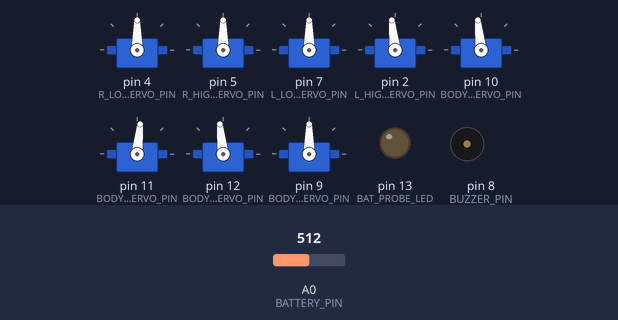
A sketch run on a simulated Arduino Uno, built with avr-gcc and run on an emulated ATmega328P. Shown: 8 × servo, output pins drawn as LEDs (lit = HIGH), buzzer (waves = sounding). The test bench sets the inputs (shaded band); at power-on: A0 (BATTERY_PIN) = 512. The ROS host is connected and sends only what is stated.

Above: at 2.15 s.
At 2.5 s:
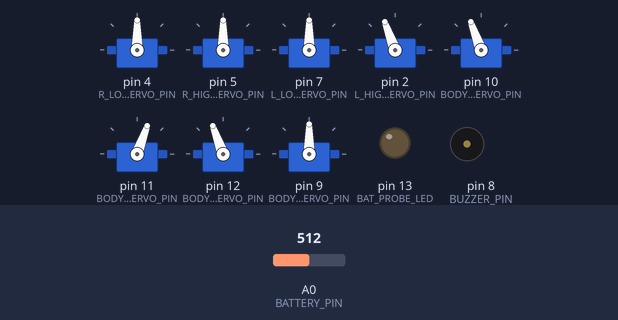
At 10.1 s:
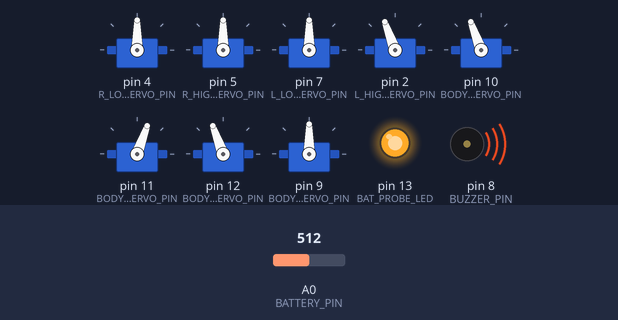
At 31.1 s:
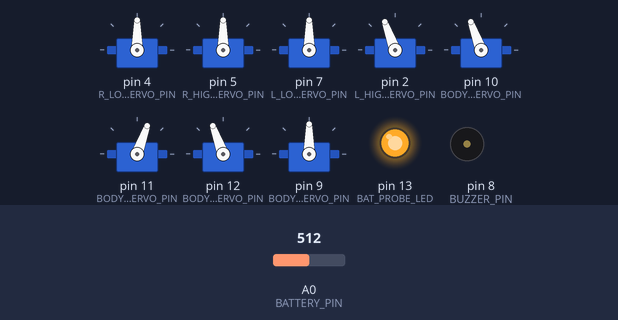
Timing chart, 0 to 32.6 s (numbered marks = the images above):
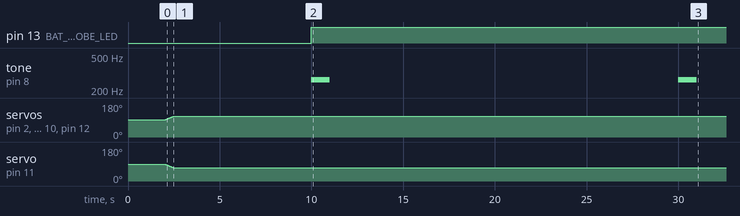

The sketch:

ArduinoSketch1-0.ino
```cpp
#include <Arduino.h>
#include <ros.h>
#include <std_msgs/Int8MultiArray.h>
#include <std_msgs/Bool.h>
#include <Servo.h>
#include "defines.h"
#include "helper_methods.h"

void eyes_callback(const std_msgs::Int8MultiArray&);
int move_eyes();
void body_callback (const std_msgs::Int8MultiArray&msg);
void move_body();

Servo low_r, high_r, low_l, high_l;
Servo body_right, body_left, body_back, body_back_down;

std_msgs::Bool eyes_msg;
std_msgs::Bool body_msg;

ros::NodeHandle  nh;
ros::Subscriber<std_msgs::Int8MultiArray> body_sub("arduino/body",body_callback);
ros::Subscriber<std_msgs::Int8MultiArray> eyes_sub("arduino/eyes",eyes_callback);
ros::Publisher eyes_pub("arduino/eyes_response", &eyes_msg);
ros::Publisher body_pub("arduino/body_response", &body_msg);

unsigned long last_battery_check_time=0;
unsigned long last_battery_beep_time=0;
bool should_beep;
unsigned long last_eyes_move_time=0;
unsigned long last_body_move_time=0;

int r_low_final_angle, r_high_final_angle, l_low_final_angle, l_high_final_angle;
int eyes_speed;
bool should_move_eyes;

int fr_final_angle, fl_final_angle, b_final_angle, b_d_final_angle;
int body_speed;
bool should_move_body;


void setup()
{
  //Serial.begin(9600);
  pinMode(BAT_PROBE_LED,OUTPUT);
  pinMode(BUZZER_PIN,OUTPUT);
  nh.getHardware()->setBaud(57600);
  nh.initNode();
  delay(1000);
  nh.subscribe(eyes_sub);
  nh.subscribe(body_sub);
  nh.advertise(eyes_pub);
  nh.advertise(body_pub);
  delay(1000);
  low_r.attach(R_LOW_SERVO_PIN);
  high_r.attach(R_HIGH_SERVO_PIN);
  low_l.attach(L_LOW_SERVO_PIN);
  high_l.attach(L_HIGH_SERVO_PIN);

  r_low_final_angle=STANDARD_LOW_R;
  r_high_final_angle=STANDARD_HIGH_R;
  l_low_final_angle=STANDARD_LOW_L;
  l_high_final_angle=STANDARD_HIGH_L;
  /*r_low_final_angle=LOOK_LEFT_LOW_R;
  r_high_final_angle=LOOK_LEFT_HIGH_R;
  l_low_final_angle=LOOK_RIGH_LOW_L;
  l_high_final_angle=LOOK_RIGH_HIGH_L;*/
   /*r_low_final_angle=CROSS_LOW_R;
  r_high_final_angle=CROSS_HIGH_R;
  l_low_final_angle=CROSS_LOW_L;
  l_high_final_angle=CROSS_HIGH_L;*/

  should_move_eyes=true;
  eyes_speed=5;

  body_right.attach(BODY_RIGH_SERVO_PIN);
  body_left.attach(BODY_LEFT_SERVO_PIN);
  body_back.attach(BODY_BACK_SERVO_PIN);
  body_back_down.attach(BODY_BACK_DOWN_SERVO_PIN);


  fr_final_angle=FR_MIDDLE;
  fl_final_angle=FL_MIDDLE;
  b_final_angle=B_MIDDLE;
  b_d_final_angle=B_D_MIDDLE;
  //fr_final_angle=FR_CLOSE;
  //fl_final_angle=FL_CLOSE;
  //b_final_angle=B_OPEN;
  body_speed=5;
  should_move_body=true;


}

void loop()
{
   // Publish battery state every 60 seconds!
    if (millis() - last_battery_check_time > BAT_CHK_TIMEOUT_TRH){
        last_battery_check_time = millis();
        float voltage = checkBatteryLevel();
        if (voltage != 0){
          digitalWrite(BAT_PROBE_LED, HIGH);
        }
        else{
          digitalWrite(BAT_PROBE_LED, LOW);
        }
    }

    if(should_move_eyes){
      move_eyes();
    }
    if(should_move_body){
      move_body();
    }
    nh.spinOnce();


}

// Checks the battery level and produces a beep in case it is low. Also writes
// the voltage level to serial port.
float checkBatteryLevel(){
  float voltage = getVoltageLevel(BATTERY_PIN,LOW_BATTERY_VOLTAGE, VOLTAGE_TRH);
  if (voltage <= LOW_BATTERY_VOLTAGE && voltage >= (LOW_BATTERY_VOLTAGE/2)){
    if ((millis() - last_battery_beep_time) > BEEPING_INTERVAL){
      last_battery_beep_time = millis();
      if (!should_beep) {
        should_beep = true;
        tone(BUZZER_PIN, NOTE_TO_PLAY,NOTE_DURATION);
      } else {
        should_beep = false;
        noTone(BUZZER_PIN);
      }
    }
  }else{
    digitalWrite(BUZZER_PIN, LOW);
  }
  return voltage;
}

void body_callback (const std_msgs::Int8MultiArray&msg){
   int movement_type=msg.data[0];
   body_speed=msg.data[1];
   switch(movement_type){
    case NORMAL:
          fr_final_angle=FR_MIDDLE;
          fl_final_angle=FL_MIDDLE;
          b_final_angle=B_MIDDLE;
          b_d_final_angle=B_D_MIDDLE;
          break;
    case BOW:
          fr_final_angle=FR_MIDDLE;
          fl_final_angle=FL_MIDDLE;
          b_final_angle=B_CLOSE;
          b_d_final_angle=B_D_OPEN;
          break;
    case BOW_RIGHT:
          fr_final_angle=FR_CLOSE;
          fl_final_angle=FL_OPEN;
          b_final_angle=B_MIDDLE;
          b_d_final_angle=B_D_MIDDLE;
          break;
    case BOW_LEFT:
          fr_final_angle=FR_OPEN;
          fl_final_angle=FL_CLOSE;
          b_final_angle=B_MIDDLE;
          b_d_final_angle=B_D_MIDDLE;
          break;
    case BOW_BACK:
          fr_final_angle=FR_OPEN;
          fl_final_angle=FL_OPEN;
          b_final_angle=B_OPEN;
          b_d_final_angle=B_D_CLOSE;
          break;
    }
    should_move_body=true;
}

void move_body(){
  int fr_angle,fl_angle,b_angle,b_d_angle;
  fr_angle=body_right.read();
  fl_angle=body_left.read();
  b_angle=body_back.read();
  b_d_angle=body_back_down.read();
  if(fr_angle!=fr_final_angle||fl_angle!=fl_final_angle||b_angle!=b_final_angle||b_d_angle!=b_d_final_angle){
    if((millis()-last_body_move_time)>(body_speed*SPEED_MULTIPLIER)){
      last_body_move_time=millis();
      move_servo_by_one_degree(body_right,fr_final_angle);
      move_servo_by_one_degree(body_left,fl_final_angle);
      move_servo_by_one_degree(body_back,b_final_angle);
      move_servo_by_one_degree(body_back_down,b_d_final_angle);
    }
  }else{
    should_move_body=false;
    body_msg.data = true;
    body_pub.publish(&body_msg);
  }
}


int move_eyes(){
  int r_low_angle=low_r.read();
  int r_high_angle=high_r.read();
  int l_low_angle=low_l.read();
  int l_high_angle=high_l.read();
  if(r_high_angle!=r_high_final_angle||r_low_angle!=r_low_final_angle||l_high_angle!=l_high_final_angle||l_low_angle!=l_low_final_angle){
    if((millis()-last_eyes_move_time)>(eyes_speed*SPEED_MULTIPLIER)){
      last_eyes_move_time=millis();
      move_servo_by_one_degree(low_r, r_low_final_angle);
      move_servo_by_one_degree(high_r, r_high_final_angle);
      move_servo_by_one_degree(low_l, l_low_final_angle);
      move_servo_by_one_degree(high_l, l_high_final_angle);
    }
  }else{
      should_move_eyes=false;
      eyes_msg.data = true;
      eyes_pub.publish(&eyes_msg);
    }
}

void eyes_callback(const std_msgs::Int8MultiArray&msg){
  int value=msg.data[0];
  eyes_speed=msg.data[1];
    switch(value){
    case EYES_STANDARD:
          r_low_final_angle=STANDARD_LOW_R;
          r_high_final_angle=STANDARD_HIGH_R;
          l_low_final_angle=STANDARD_LOW_L;
          l_high_final_angle=STANDARD_HIGH_L;
          break;
    case EYES_RIGH:
          r_low_final_angle=LOOK_RIGH_LOW_R;
          r_high_final_angle=LOOK_RIGH_HIGH_R;
          l_low_final_angle=LOOK_RIGH_LOW_L;
          l_high_final_angle=LOOK_RIGH_HIGH_L;
          break;
    case EYES_LEFT:
          r_low_final_angle=LOOK_LEFT_LOW_R;
          r_high_final_angle=LOOK_LEFT_HIGH_R;
          l_low_final_angle=LOOK_LEFT_LOW_L;
          l_high_final_angle=LOOK_LEFT_HIGH_L;
          break;
    case EYES_UP:
          r_low_final_angle=LOOK_DOWN_LOW_R;
          r_high_final_angle=LOOK_DOWN_HIGH_R;
          l_low_final_angle=LOOK_DOWN_LOW_L;
          l_high_final_angle=LOOK_DOWN_HIGH_L;
          break;
    case EYES_DOWN:
          r_low_final_angle=LOOK_UP_LOW_R;
          r_high_final_angle=LOOK_UP_HIGH_R;
          l_low_final_angle=LOOK_UP_LOW_L;
          l_high_final_angle=LOOK_UP_HIGH_L;
          break;
    case EYES_CROSS:
          r_low_final_angle=CROSS_LOW_R;
          r_high_final_angle=CROSS_HIGH_R;
          l_low_final_angle=CROSS_LOW_L;
          l_high_final_angle=CROSS_HIGH_L;
          break;
    case EYES_DIVIDE:
          r_low_final_angle=LOOK_RIGH_LOW_R;
          r_high_final_angle=LOOK_RIGH_HIGH_R;
          l_low_final_angle=LOOK_LEFT_LOW_L;
          l_high_final_angle=LOOK_LEFT_HIGH_L;
          break;
  }
  should_move_eyes=true;
}
```

defines.h
```cpp
#ifndef defines_h
#define defines_h


//Arduino Pins

//Battery Pins
#define BUZZER_PIN  8
#define BAT_PROBE_LED 13
#define BATTERY_PIN A0

//Eyes Pins
#define R_LOW_SERVO_PIN 4
#define R_HIGH_SERVO_PIN 5
#define L_LOW_SERVO_PIN 7
#define L_HIGH_SERVO_PIN 2

//Body Pins

#define BODY_RIGH_SERVO_PIN 10
#define BODY_LEFT_SERVO_PIN 11
#define BODY_BACK_SERVO_PIN 12
#define BODY_BACK_DOWN_SERVO_PIN 9

//Hardware Parts defines


#define SPEED_MULTIPLIER 5

//battery defines

#define BAT_CHK_TIMEOUT_TRH 10000    // publishes battery data every 10 secs.
#define BEEPING_INTERVAL 5000
#define LOW_BATTERY_VOLTAGE 21
#define VOLTAGE_TRH 3.70  //3.70 correspond to battery level at 21V.

#define NOTE_TO_PLAY 262 //corresponds to C4
#define NOTE_DURATION 1000

//body defines
//servo angles
#define FR_OPEN 180
#define FR_MIDDLE 110
#define FR_CLOSE  0
#define FL_OPEN 0
#define FL_MIDDLE 70
#define FL_CLOSE 180
#define B_OPEN 180
#define B_MIDDLE 110
#define B_CLOSE 0
#define B_D_OPEN 0
#define B_D_CLOSE 180
#define B_D_MIDDLE 90

#define NORMAL 0
#define BOW 1
#define BOW_RIGHT 2
#define BOW_LEFT 3
#define BOW_BACK 4

//eyes defines
//right eye angles
#define STANDARD_LOW_R 90
#define STANDARD_HIGH_R 90
#define LOOK_RIGH_HIGH_R 110
#define LOOK_RIGH_LOW_R 180
#define LOOK_LEFT_HIGH_R 0
#define LOOK_LEFT_LOW_R 60
#define LOOK_DOWN_LOW_R 60
#define LOOK_DOWN_HIGH_R 140
#define LOOK_UP_LOW_R 150
#define LOOK_UP_HIGH_R 35
#define CROSS_LOW_R 50
#define CROSS_HIGH_R 40

//left eye angles
#define STANDARD_LOW_L 90
#define STANDARD_HIGH_L 110
#define LOOK_RIGH_HIGH_L 180
#define LOOK_RIGH_LOW_L  120
#define LOOK_LEFT_HIGH_L 100
#define LOOK_LEFT_LOW_L 0
#define LOOK_DOWN_LOW_L 130
#define LOOK_DOWN_HIGH_L 60
#define LOOK_UP_LOW_L 65
#define LOOK_UP_HIGH_L 150
#define CROSS_LOW_L 120
#define CROSS_HIGH_L 170

#define EYES_STANDARD 0
#define EYES_RIGH 1
#define EYES_LEFT 2
#define EYES_UP 3
#define EYES_DOWN 4
#define EYES_CROSS 5
#define EYES_DIVIDE 6

#endif
```

helper_methods.cpp
```cpp
#include "helper_methods.h"
int move_servo_by_one_degree(Servo&servo, int final_angle){
  int angle=servo.read();
  if(angle<final_angle){
    angle++;
  }else if (angle>final_angle){
    angle--;
  }
  servo.write(angle);
  if(servo.read()==angle)return 1;
  return 0;
}
void writeServo(Servo &theServo, int angle){
  theServo.write(angle);
}

// Reads voltage level at battery pin (analog). This
// voltage comes from the voltage divider circuit used to monitor the battery.
float getVoltageLevel(int battery_pin, int low_battery_voltage, float voltage_th){
  float voltage = (analogRead(battery_pin) * 5.015) / 1024.0;
  return (low_battery_voltage*voltage)/voltage_th;  // Converted voltage (approx).
}
```

helper_methods.h
```cpp
#include <Servo.h>
#include <Arduino.h>
int move_servo_by_one_degree(Servo&servo, int final_angle);
void writeServo(Servo &theServo, int angle);
float getVoltageLevel(int battery_pin, int low_battery_voltage, float voltage_th);
```

Measured:
- by itself, pin 13 (BAT_PROBE_LED): LOW → HIGH at 10.0 s
- by itself, tone on pin 8 (BUZZER_PIN): alternates 262 Hz for 1.0 s and silent for 19.0 s
- by itself, servo on pin 11 (BODY_LEFT_SERVO_PIN): moves from 89° to 70° over 0.47 s
- by itself, servo on pin 2 (L_HIGH_SERVO_PIN), servo on pin 10 (BODY_RIGH_SERVO_PIN), servo on pin 12 (BODY_BACK_SERVO_PIN): moves from 91° to 110° over 0.47 s
